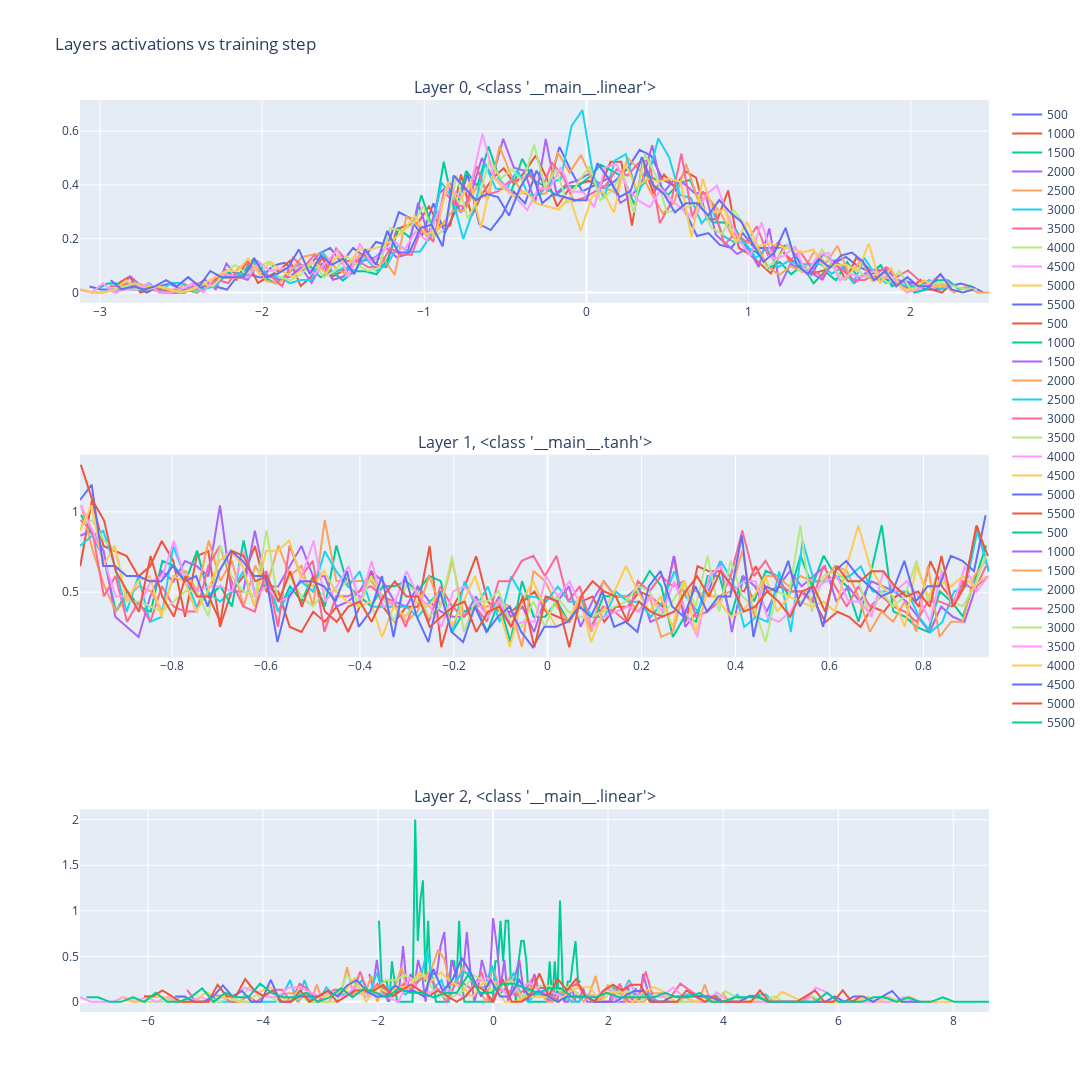

Notebook code for this chart:
### Code cell
#from 1 to len(layers)-1 = 3 given the flatten layer (layer 0) has not activations or grad stored

fig = make_subplots(rows=3, cols=1, subplot_titles=[f'Layer {i}, {layers[i+1].__class__}' for i in range(3)])
for i in range(n_layers):
    histo_x= act_1x[i,:,:]  
    histo_y= act_1y[i,:,:]  
    k= 1
    for hx, hy in zip(histo_x,histo_y):
        spin = k*steps_data
        fig.add_trace(go.Scatter(x=hx[:-1].detach(), y=hy.detach(), mode='lines', name=spin), row=i+1, col=1)
        k+=1
fig.update_layout(height=1300, width=1300, title_text="Layers activations vs training step")

fig.show()
